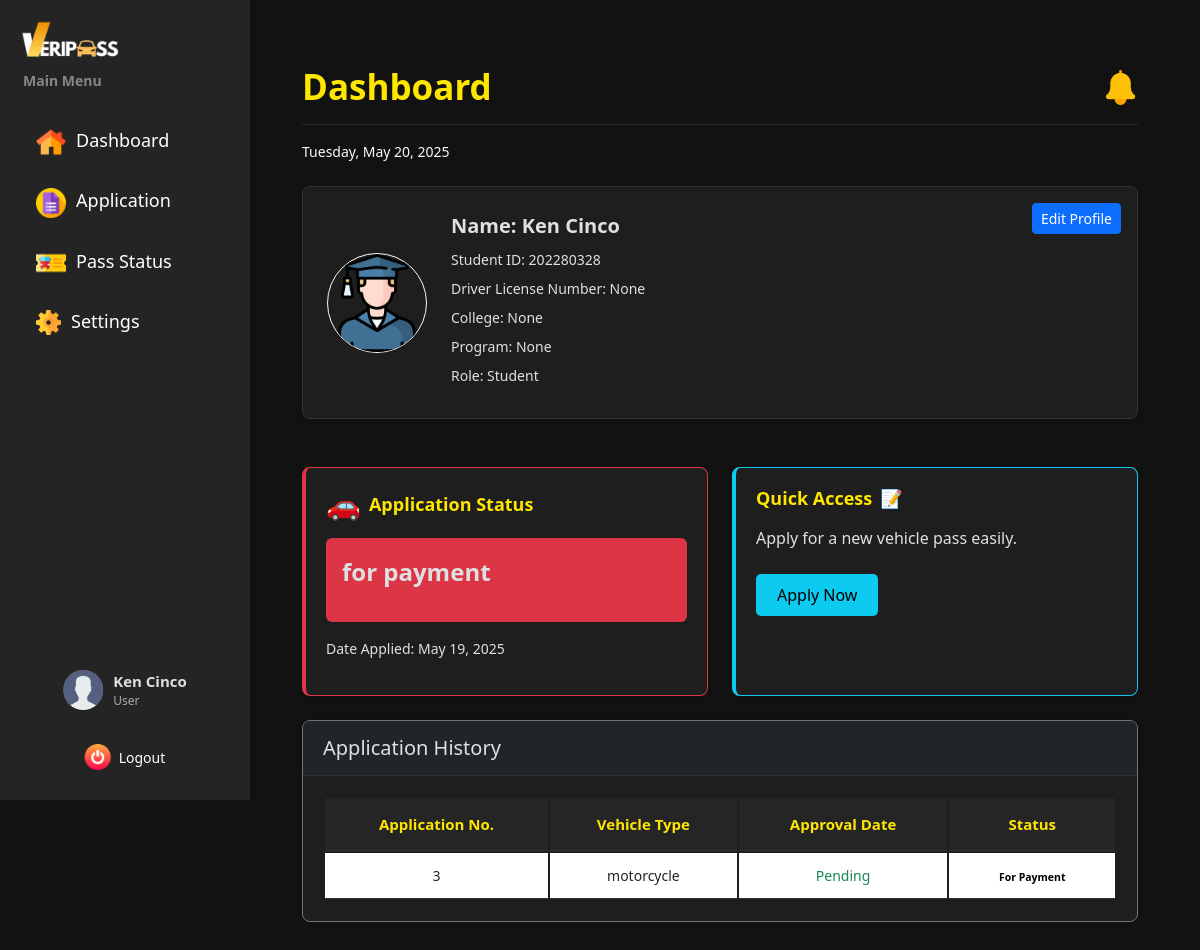
Before: /dashboard/user/ (signed in) with the older database file.
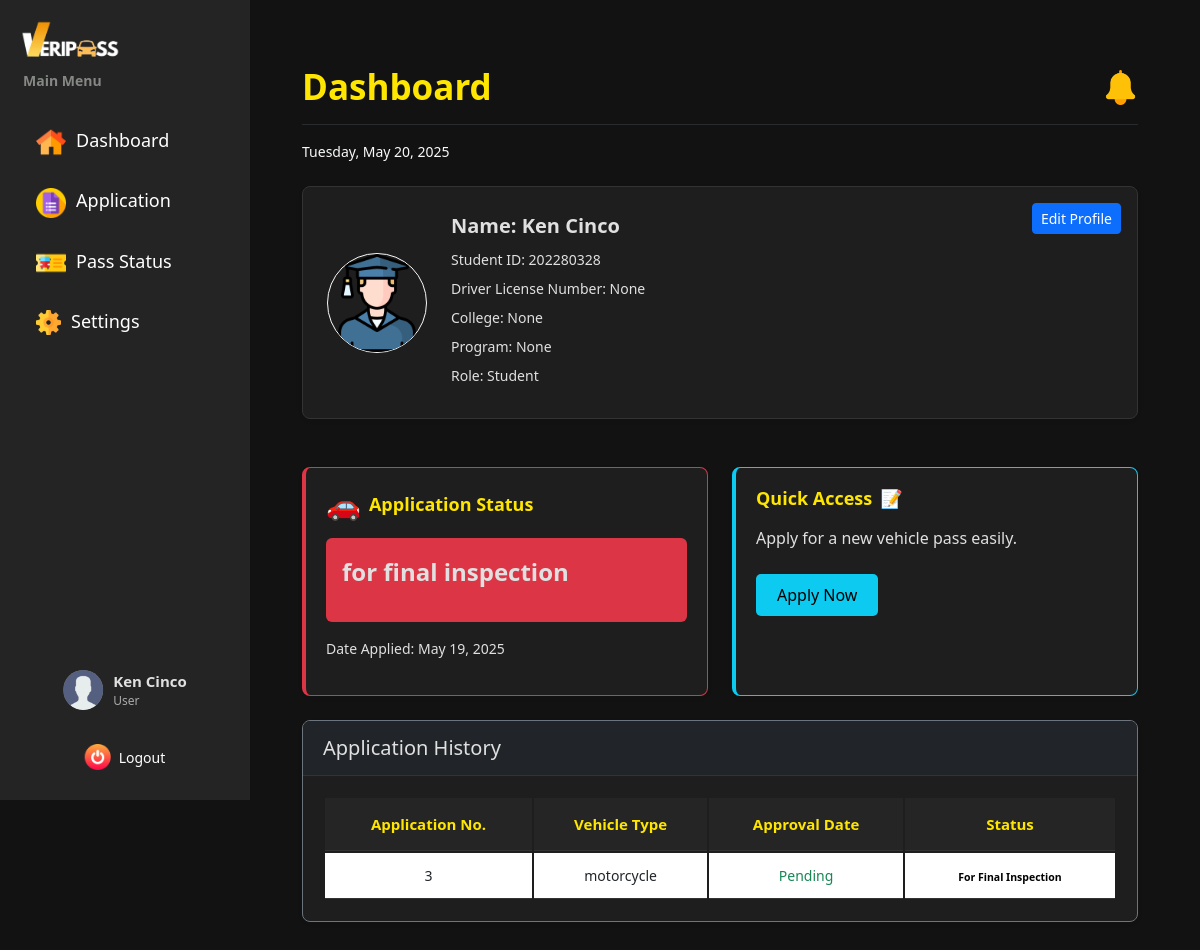
After: the same page with the newer database file.
### vehicle_pass/models.py (models this page shows, shortened)
class BaseModel(models.Model):
    created_at = models.DateTimeField(auto_now_add=True, db_index=True)
    updated_at = models.DateTimeField(auto_now=True)
    class Meta:
        abstract = True

class Registration(BaseModel):
    STATUS_CHOICES = [
        ('pending', 'Pending'),
        ('cancelled', 'Cancelled'),
        ('for payment', 'For Payment'),
        ('reviewing documents', 'Reviewing Documents'),
        ('for final inspection', 'For Final Inspection'),
        ('approved', 'Approved'),
        ('rejected', 'Rejected')
    ]
    registrationNumber = models.BigAutoField(primary_key=True)
    user = models.ForeignKey(UserProfile, on_delete=models.CASCADE)
    vehicle = models.ForeignKey(Vehicle, on_delete=models.CASCADE)
    files = models.URLField(max_length=250)
    status = models.CharField(max_length=20, choices=STATUS_CHOICES, default='pending')
    remarks = models.TextField(null=True)
    document_reviewed_by = models.ForeignKey(SecurityProfile, on_delete=models.CASCADE, null=True, blank=True)

class Vehicle(BaseModel):
    applicant = models.ForeignKey(UserProfile, on_delete=models.CASCADE, null=True, blank=True)
    plateNumber = models.CharField(max_length=10, unique=True)
    type = models.CharField(max_length=20)
    model = models.CharField(max_length=20)
    vehicle_color = models.CharField(max_length=20)
    chassisNumber = models.CharField(max_length=17)
    OR_Number = models.CharField(max_length=15)
    CR_Number = models.CharField(max_length=9)
    is_owner = models.BooleanField(default=False)
    owner_firstname = models.CharField(max_length=45, null=True, blank=True)
    owner_middlename = models.CharField(max_length=45, null=True, blank=True)
    owner_lastname = models.CharField(max_length=45, null=True, blank=True)
    owner_suffix = models.CharField(max_length=5, null=True, blank=True)
    relationship_to_owner = models.CharField(max_length=15, null=True, blank=True)
    contact_number = models.CharField(max_length=13, null=True, blank=True)

### vehicle_pass/views.py (the view)
# urls.py: path("dashboard/user/", default_dashboard, name="default_dashboard"),
@login_required
def default_dashboard(request):
    user_id = request.session.get("user_id")
    try:
        profile = UserProfile.objects.get(id=user_id)
    except UserProfile.DoesNotExist:
        profile = None
    try:
        registration = Registration.objects.filter(user=profile).latest('created_at')
    except Registration.DoesNotExist:
        registration = None
    history = Registration.objects.filter(user=profile).order_by('-created_at')
    context = {
        'profile': profile,
        'registration': registration,
        'history': history,
    }
    return render(request, "User Dashboard/User_Dashboard.html", context)

### vehicle_pass/authentication.py (called while the page is built)
def login_required(view_func):
    @wraps(view_func)
    def wrapper(request, *args, **kwargs):
        if "user_id" not in request.session:
            return redirect("/login")  # Redirect to login if not authenticated
        return view_func(request, *args, **kwargs)
    return wrapper

### vehicle_pass/context_processors.py (called while the page is built)
def admin_user_context(request):
    if hasattr(request, 'session') and 'user_id' in request.session:
        try:
            user_id = request.session.get('user_id')
            admin_user = UserProfile.objects.get(id=user_id, role='admin')
            admin_name = f"{admin_user.firstname} {admin_user.lastname}"
        except Exception as e:
            admin_name = "Admin"
    else:
        admin_name = "Not Logged In"
    return {'admin_name': admin_name}

### templates/User Dashboard/User_Dashboard.html (shortened to what the changed rows need)
{% extends 'includes/user_sidebar.html' %}
{% load static %}
{% block extra_css %}
<link rel="stylesheet" href="{% static 'css/user-dashboard-style.css' %}">
{% endblock %}
{% block content %}
<div class="dashboard-wrapper">
    <div class="main-content">
        <div class="container-fluid py-3">
            <div class="d-flex flex-column flex-md-row justify-content-between align-items-start align-items-md-center mb-3">
                <h2 class="title mb-3 mb-md-0">Dashboard</h2>
            </div>
            <div class="row mt-4 g-4">
                <div class="col-md-6">
                    <div class="card status-card h-100 border-danger shadow-sm">
                        <div class="card-body">
                            <h5 class="card-title d-flex align-items-center">
                                <span class="text-danger fs-3">🚗</span>
                                <span class="ms-2">Application Status</span>
                            </h5>
                            <div class="status-box p-3 rounded mt-3">
                                <p class="fs-4 fw-bold">
                                    {{ registration.status|default:"No Application Found" }}
                                </p>
                            </div>
                            <p class="text small mt-3">
                                Date Applied: {{ registration.created_at|date:"F j, Y" }}
                            </p>
                        </div>
                    </div>
                </div>
            </div>
            <div class="card mt-4 border-secondary shadow-sm">
                <div class="card-body">
                    <div class="table-responsive">
                        <table class="table table-hover align-middle text-center">
                            <thead>
                                <tr>
                                    <th>Application No.</th>
                                    <th>Vehicle Type</th>
                                    <th>Approval Date</th>
                                    <th>Status</th>
                                </tr>
                            </thead>
                            <tbody>
                                {% if history %}
                                    {% for app in history %}
                                    <tr>
                                        <td>{{ app.registrationNumber }}</td>
                                        <td>{{ app.vehicle.type }}</td>
                                        <td>
                                            {% if app.status == 'approved' %}
                                                {{ app.updated_at|date:"Y-m-d" }}
                                            {% else %}
                                                <span class="text-success">Pending</span>
                                            {% endif %}
                                        </td>
                                        <td>
                                            <span class="badge bg-{{ app.status|slugify }}" style="color:black">
                                                {{ app.status|title }}
                                            </span>
                                        </td>
                                    </tr>
                                    {% endfor %}
                                {% else %}
                                    <tr><td colspan="4" class="text-center py-3">No history found.</td></tr>
                                {% endif %}
                            </tbody>
                        </table>
                    </div>
                </div>
            </div>
        </div>
    </div>
</div>
{% endblock %}

Changed rows visible on the page:
changed Registration "motorcycle": status "for payment" → "for final inspection"; status "For Payment" → "For Final Inspection"
